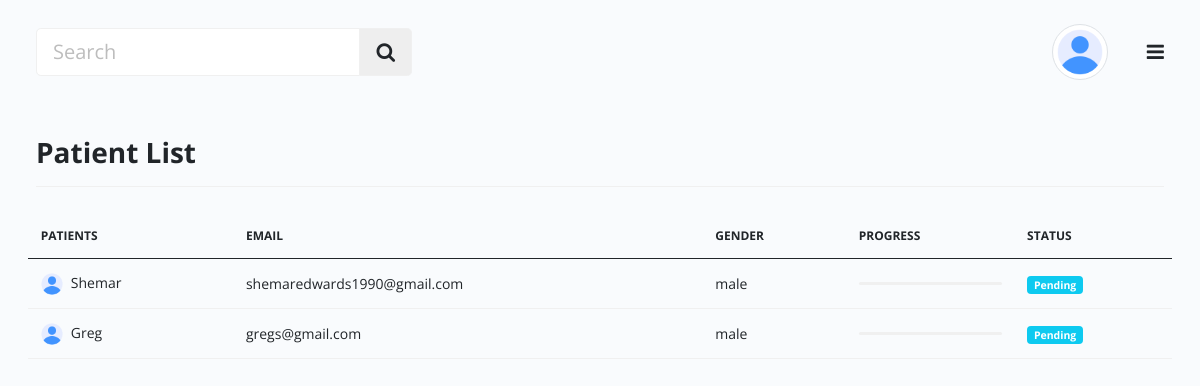
Page /patients on the committed database.
### tables this page shows
CREATE TABLE users (
    id INTEGER PRIMARY KEY AUTOINCREMENT,
    dob TEXT NOT NULL,
    first_name TEXT NOT NULL,
    last_name TEXT NOT NULL,
    user_role TEXT NOT NULL,
    email TEXT NOT NULL UNIQUE,
    gender TEXT NOT NULL,
    phone_number TEXT NOT NULL,
    passcode TEXT NOT NULL
);

### app.py (the view)
@app.route("/patients", methods=('GET', 'POST'))
def patients():
    users = get_db().execute("SELECT * FROM users WHERE user_role == 'PATIENT'").fetchall()
    return render_template("patients.html", data=users)

### api_routes/api_auth.py (called while the page is built)
@bp.before_app_request
def load_logged_in_user():
    user_id = session.get('user_id')
    if user_id is None:
        g.user = None
    else:
        g.user = get_db().execute(
            'SELECT * FROM users WHERE id = ?', (user_id,)
        ).fetchone()

### db.py (called while the page is built)
def dict_factory(cursor, row):
    d = {}
    for idx, col in enumerate(cursor.description):
        d[col[0]] = row[idx]
    return d

def get_db():
    if 'db' not in g:
        g.db = sqlite3.connect(
            'database.db',
            detect_types=sqlite3.PARSE_DECLTYPES
        )
        g.db.row_factory = dict_factory
    return g.db

### templates/patients.html (shortened to what this page needs)
{% extends 'base.html' %}
{% block content %}
    <div class="main px-lg-4 px-md-4">
        {% include 'shared/header.html'%}
        <div class="body d-flex py-3">
            <div class="container-xxl">
                <div class="row align-items-center">
                    <div class="border-0 mb-4">
                        <div class="card-header py-3 no-bg bg-transparent d-flex align-items-center px-0 justify-content-between border-bottom flex-wrap">
                            <h3 class="fw-bold mb-0">Patient List </h3>
                        </div>
                    </div>
                </div>
                <div class="row g-3 row-cols-1 row-cols-sm-2 row-cols-md-2 row-cols-lg-4 row-cols-xl-4 row-cols-xxl-4 row-deck py-1 pb-4">
                    <table id="myDataTable" class="table table-hover align-middle mb-0" style="width: 100%;">
                        <thead>
                            <tr>
                                <th>Patients</th>
                                <th>Email</th>
                                <th>Gender</th>
                                <th>Progress</th>
                                <th>Status</th>
                            </tr>
                        </thead>
                        <tbody>
                            {% for user in data %}
                            <tr>
                                <td><img src="{{url_for('static', filename='assets/images/profile.png')}}" class="avatar sm rounded-circle me-2" alt="profile-image"><span>{{user.first_name}} </span></td>
                                <td>{{user.email}}</td>
                                <td>{{user.gender}}</td>
                                <td>
                                    <div class="progress" style="height: 3px;">
                                    </div>
                                </td>
                                <td><span class="badge bg-info">Pending</span></td>
                            </tr>
                            {% endfor %}
                        </tbody>
                    </table>
                </div>
            </div>
        </div>
    </div>
{% endblock %}

### rows in the picture
users: first_name "Shemar", email "shemaredwards1990@gmail.com", gender "male"
users: first_name "Greg", email "gregs@gmail.com", gender "male"
